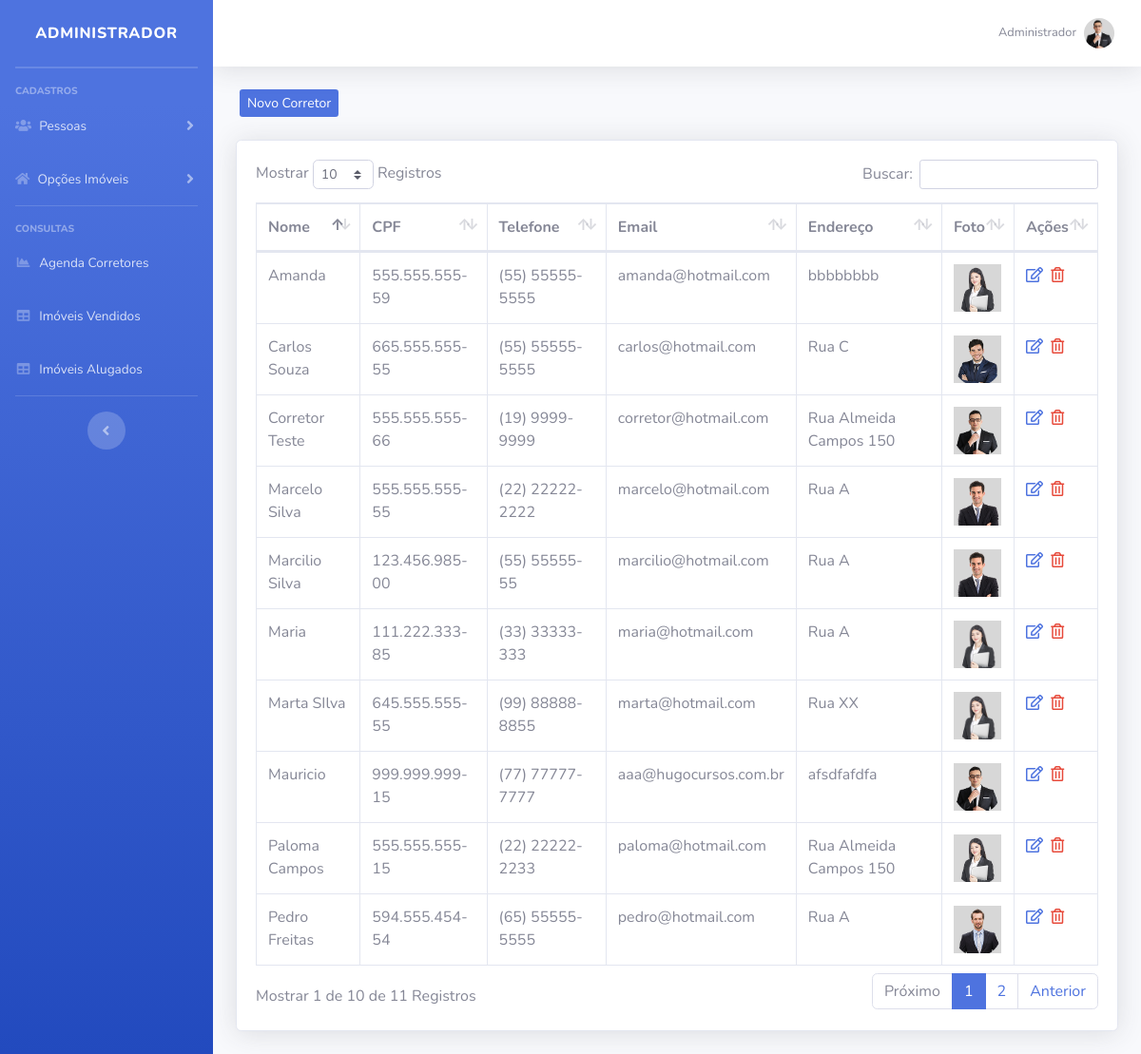
The app's page /imobiliaria/sistema/painel-admin/index.php?pag=corretores (signed in) with its own data.
### tables this page shows
CREATE TABLE `usuarios` (
  `id` int(11) NOT NULL,
  `nome` varchar(50) NOT NULL,
  `cpf` varchar(20) NOT NULL,
  `email` varchar(50) NOT NULL,
  `senha` varchar(35) NOT NULL,
  `nivel` varchar(35) NOT NULL,
  `foto` varchar(100) DEFAULT NULL
);

CREATE TABLE `corretores` (
  `id` int(11) NOT NULL,
  `nome` varchar(50) NOT NULL,
  `cpf` varchar(20) NOT NULL,
  `telefone` varchar(15) NOT NULL,
  `email` varchar(50) NOT NULL,
  `endereco` varchar(100) NOT NULL,
  `foto` varchar(100) NOT NULL,
  `descricao` varchar(90) DEFAULT NULL,
  `twitter` varchar(150) DEFAULT NULL,
  `facebook` varchar(150) DEFAULT NULL,
  `corretor` tinyint(1) DEFAULT NULL,
  `creci` varchar(15) DEFAULT NULL
);

### imobiliaria/sistema/painel-admin/corretores.php (the view, shortened to what this page needs)
<?php
include_once("../../conexao.php");
$pag = "corretores";
?>
<div class="row mt-4 mb-4">
    <a type="button" class="btn-primary btn-sm ml-3 d-none d-md-block" href="index.php?pag=<?php echo $pag ?>&funcao=novo">Novo Corretor</a>
</div>
<div class="card shadow mb-4">
    <div class="card-body">
        <div class="table-responsive">
            <table class="table table-bordered" id="dataTable" width="100%" cellspacing="0">
                <thead>
                    <tr>
                        <th>Nome</th>
                        <th>CPF</th>
                        <th>Telefone</th>
                        <th>Email</th>
                        <th>Endereço</th>
                        <th>Foto</th>
                        <th>Ações</th>
                    </tr>
                </thead>
                <tbody>
                    <?php
                    $query = $pdo->query("SELECT * FROM corretores order by nome asc ");
                    $res = $query->fetchAll(PDO::FETCH_ASSOC);
                    for ($i=0; $i < count($res); $i++) {
                       $nome = $res[$i]['nome'];
                                $cpf = $res[$i]['cpf'];
                                $telefone = $res[$i]['telefone'];
                                $email = $res[$i]['email'];
                                $endereco = $res[$i]['endereco'];
                                $imagem = $res[$i]['foto'];
                                $id = $res[$i]['id'];
                     ?>
                    <tr>
                        <td><?php echo $nome ?></td>
                        <td><?php echo $cpf ?></td>
                        <td><?php echo $telefone ?></td>
                        <td><?php echo $email ?></td>
                        <td><?php echo $endereco ?></td>
                        <td><img src="../img/profiles/<?php echo $imagem ?>" width="50px"></td>
                        <td>
                            <a href="index.php?pag=<?php echo $pag ?>&funcao=editar&id=<?php echo $id ?>" class='text-primary mr-1' title='Editar Dados'><i class='far fa-edit'></i></a>
                            <a href="index.php?pag=<?php echo $pag ?>&funcao=excluir&id=<?php echo $id ?>" class='text-danger mr-1' title='Excluir Registro'><i class='far fa-trash-alt'></i></a>
                        </td>
                    </tr>
                    <?php } ?>
                </tbody>
            </table>
        </div>
    </div>
</div>

### imobiliaria/sistema/painel-admin/index.php (shortened to what this page needs)
<?php
include_once("../../conexao.php");
 ?>
<?php
    $idUsuario = $_SESSION['id_usuario'];
    $res = $pdo->query("SELECT * FROM usuarios where id = '" . $idUsuario . "' ");
    $dados = $res->fetchAll(PDO::FETCH_ASSOC);
    $nome = isset($dados[0]['nome']) ? $dados[0]['nome'] : null;
    $img = isset($dados[0]['foto']) ? $dados[0]['foto'] : null;
    $pag = @$_GET["pag"];
    $menu1 = "corretores";
    $menu2 = "tesoureiros";
    $menu3 = "cidade";
    $menu4 = "bairro";
    $menu5 = "tipo";
    $menu6 = "tarefas";
    $menu7 = "vendas";
    $menu8 = "alugueis";
 ?>
<!DOCTYPE html>
<html lang="en">
    <head>
        <link href="../vendor/fontawesome-free/css/all.min.css" rel="stylesheet" type="text/css">
        <link href="../css/sb-admin-2.min.css" rel="stylesheet">
        <link href="../css/style.css" rel="stylesheet">
        <link href="../vendor/datatables/dataTables.bootstrap4.min.css" rel="stylesheet">
    </head>
    <body id="page-top">
        <div id="wrapper">
            <ul class="navbar-nav bg-gradient-primary sidebar sidebar-dark accordion" id="accordionSidebar">
                <a class="sidebar-brand d-flex align-items-center justify-content-center" href="index.php">
                    <div class="sidebar-brand-text mx-3">Administrador</div>
                </a>
                <hr class="sidebar-divider my-0">
                <hr class="sidebar-divider">
                <div class="sidebar-heading">
                    Cadastros
                </div>
                <li class="nav-item">
                    <a class="nav-link collapsed" href="#" data-toggle="collapse" data-target="#collapseTwo" aria-expanded="true" aria-controls="collapseTwo">
                        <i class="fas fa-users"></i>
                        <span>Pessoas</span>
                    </a>
                </li>
                <li class="nav-item">
                    <a class="nav-link collapsed" href="#" data-toggle="collapse" data-target="#collapseUtilities" aria-expanded="true" aria-controls="collapseUtilities">
                        <i class="fas fa-home"></i>
                        <span>Opções Imóveis</span>
                    </a>
                </li>
                <hr class="sidebar-divider">
                <div class="sidebar-heading">
                    Consultas
                </div>
                <li class="nav-item">
                    <a class="nav-link" href="index.php?pag=<?php echo $menu6 ?>">
                        <i class="fas fa-fw fa-chart-area"></i>
                        <span>Agenda Corretores</span></a>
                </li>
                <li class="nav-item">
                    <a class="nav-link" href="index.php?pag=<?php echo $menu7 ?>">
                        <i class="fas fa-fw fa-table"></i>
                        <span>Imóveis Vendidos</span></a>
                </li>
                <li class="nav-item">
                    <a class="nav-link" href="index.php?pag=<?php echo $menu8 ?>">
                        <i class="fas fa-fw fa-table"></i>
                        <span>Imóveis Alugados</span></a>
                </li>
                <hr class="sidebar-divider d-none d-md-block">
                <div class="text-center d-none d-md-inline">
                    <button class="rounded-circle border-0" id="sidebarToggle"></button>
                </div>
            </ul>
            <div id="content-wrapper" class="d-flex flex-column">
                <div id="content">
                    <nav class="navbar navbar-expand navbar-light bg-white topbar mb-4 static-top shadow">
                        <ul class="navbar-nav ml-auto">
                            <li class="nav-item dropdown no-arrow">
                                <a class="nav-link dropdown-toggle" href="#" id="userDropdown" role="button" data-toggle="dropdown" aria-haspopup="true" aria-expanded="false">
                                    <span class="mr-2 d-none d-lg-inline text-gray-600 small"><?php echo $nome ?></span>
                                    <img class="img-profile rounded-circle" src="../img/profiles/<?php echo $img ?>">
                                </a>
                            </li>
                        </ul>
                    </nav>
                    <div class="container-fluid">
                        <?php if ($pag == null) {
                        include_once("home.php");
                        } else if ($pag==$menu1) {
                        include_once($menu1.".php");
                        } else if ($pag==$menu2) {
                        include_once($menu2.".php");
                         } else if ($pag==$menu3) {
                        include_once($menu3.".php");
                        } else if ($pag==$menu4) {
                        include_once($menu4.".php");
                        } else if ($pag==$menu5) {
                        include_once($menu5.".php");
                        } else if ($pag==$menu6) {
                        include_once($menu6.".php");
                        } else if ($pag==$menu7) {
                        include_once($menu7.".php");
                        } else if ($pag==$menu8) {
                        include_once($menu8.".php");
                        } else {
                        include_once("home.php");
                        }
                        ?>
                    </div>
                </div>
            </div>
        </div>
    </body>
</html>

### records on screen
usuarios: nome "Administrador", foto (picture)
corretores: nome "Amanda", cpf "555.555.555-59", telefone "(55) 55555-5555", email "amanda@hotmail.com", endereco "bbbbbbbb", foto (picture)
corretores: nome "Carlos Souza", cpf "665.555.555-55", telefone "(55) 55555-5555", email "carlos@hotmail.com", endereco "Rua C", foto (picture)
corretores: nome "Corretor Teste", cpf "555.555.555-66", telefone "(19) 9999-9999", email "corretor@hotmail.com", endereco "Rua Almeida Campos 150", foto (picture)
corretores: nome "Marcelo Silva", cpf "555.555.555-55", telefone "(22) 22222-2222", email "marcelo@hotmail.com", endereco "Rua A", foto (picture)
corretores: nome "Marcilio Silva", cpf "123.456.985-00", telefone "(55) 55555-55", email "marcilio@hotmail.com", endereco "Rua A", foto (picture)
corretores: nome "Maria", cpf "111.222.333-85", telefone "(33) 33333-333", email "maria@hotmail.com", endereco "Rua A", foto (picture)
corretores: nome "Marta SIlva", cpf "645.555.555-55", telefone "(99) 88888-8855", email "marta@hotmail.com", endereco "Rua XX", foto (picture)
corretores: nome "Mauricio", cpf "999.999.999-15", telefone "(77) 77777-7777", email "aaa@hugocursos.com.br", endereco "afsdfafdfa", foto (picture)
corretores: nome "Paloma Campos", cpf "555.555.555-15", telefone "(22) 22222-2233", email "paloma@hotmail.com", endereco "Rua Almeida Campos 150", foto (picture)
corretores: nome "Pedro Freitas", cpf "594.555.454-54", telefone "(65) 55555-5555", email "pedro@hotmail.com", endereco "Rua A", foto (picture)
